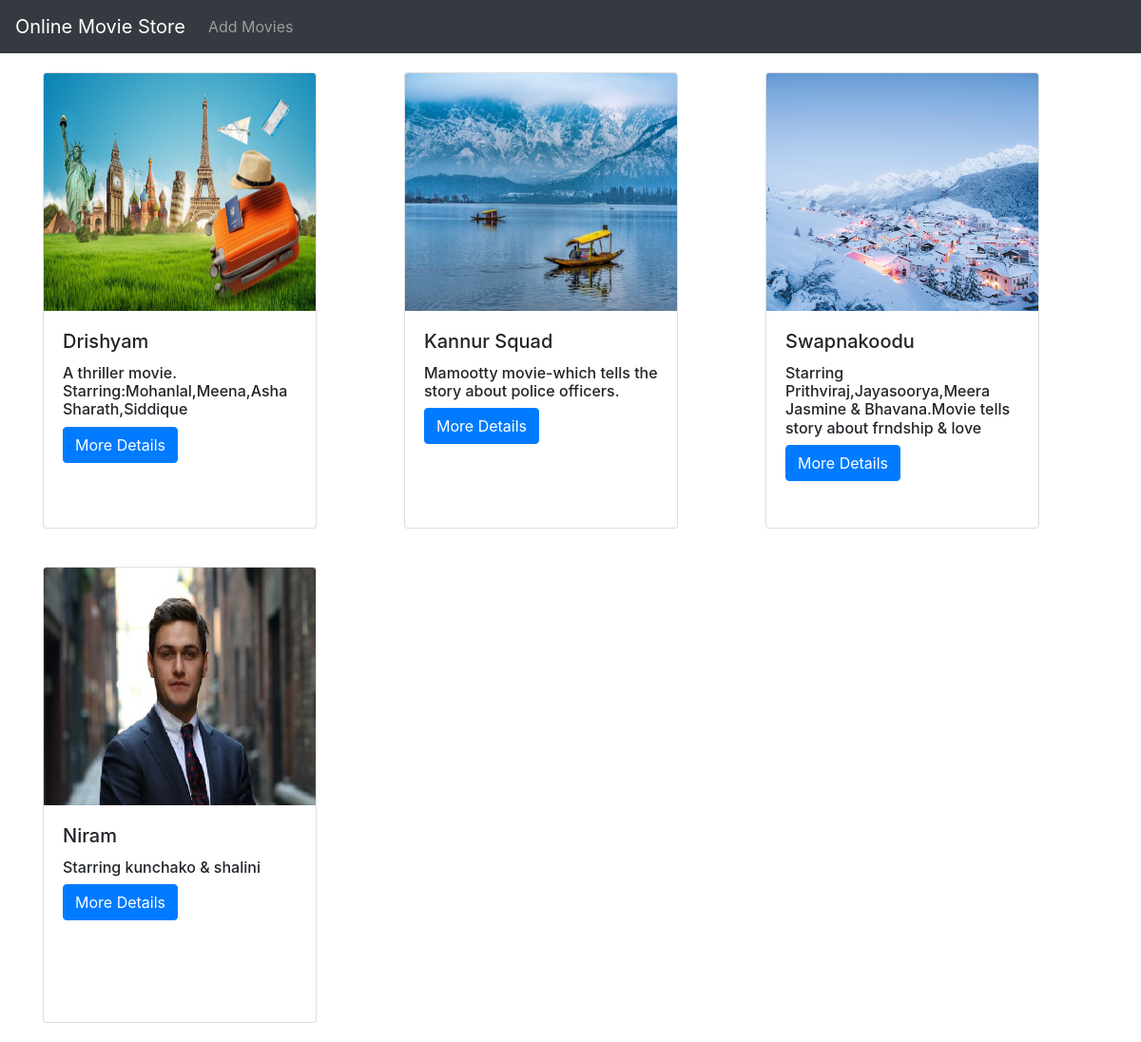
The page / on the database its author committed.
### movieapp1/models.py (models this page shows, shortened)
class Movies(models.Model):
    name=models.CharField(max_length=250)
    desc=models.TextField()
    year=models.IntegerField()
    img=models.ImageField(upload_to='gallery')

### movieapp1/views.py (the view)
# urls.py: path('', views.index,name='index'),
def index(request):
    movie=Movies.objects.all()
    context={'movie_list':movie}
    return render(request,'index.html',context)

### templates/index.html
{% extends 'base.html' %}
{% block body %}
<div class="container">
    <div class="row">
        {% for i in movie_list %}
            <div class="col-md-4">
                <div class="card" style="width:18rem;height:30rem;margin-top:20px;margin-bottom:20px;">
                    <img src="{{i.img.url}}" class="card-img-top" alt="..." width="250px;" height="250px;">
                    <div class="card-body">
                        <h5 class="card-title">{{i.name}}</h5>
                        <h6 class="card-text">{{i.desc}}</h6>
                        <a href="{% url 'movieapp1:details' i.id %}" class="btn btn-primary">More Details</a>
                    </div>
                </div>
            </div>
        {% endfor %}
    </div>
</div>
{% endblock %}}

### templates/base.html (shortened to what this page needs)
{% load static %}
<!DOCTYPE html>
<html lang="en">
<head>
    <link rel="stylesheet" href="https://cdn.jsdelivr.net/npm/bootstrap@4.6.2/dist/css/bootstrap.min.css">
    <link rel="stylesheet" href="{% static 'style.css' %}">
</head>
<body>
<nav class="navbar navbar-expand-lg navbar-dark bg-dark">
  <a class="navbar-brand" href="#">Online Movie Store</a>
  <div class="collapse navbar-collapse" id="navbarNav">
    <ul class="navbar-nav">
        <li class="nav-item">
            <a class="nav-link" href="{% url 'movieapp1:add_movie' %}">Add Movies</a>
        </li>
    </ul>
  </div>
</nav>
{% block body %}
{% endblock %}
</body>
</html>

### static/style.css (style rules this page uses)
body { background-color:white; }

### rows shown on the page
Movies: img (picture), name "Drishyam", desc "A thriller movie. Starring:Mohanlal,Meena,Asha Sharath,Siddique"
Movies: img (picture), name "Kannur Squad", desc "Mamootty movie-which tells the story about police officers."
Movies: img (picture), name "Swapnakoodu", desc "Starring Prithviraj,Jayasoorya,Meera Jasmine & Bhavana.Movie tells story about frndship & love"
Movies: img (picture), name "Niram", desc "Starring kunchako & shalini"
